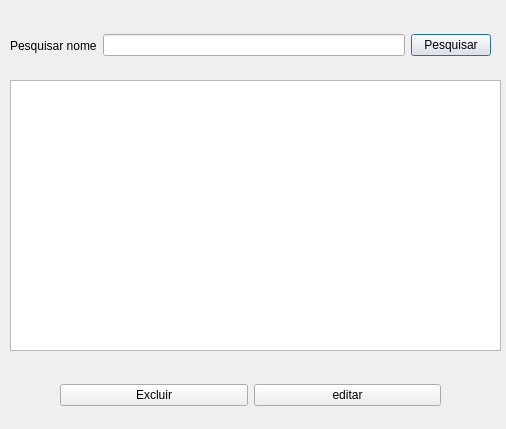
<?xml version="1.0" encoding="UTF-8"?>
<ui version="4.0">
 <class>fm_pesquisa</class>
 <widget class="QDialog" name="fm_pesquisa">
  <property name="geometry">
   <rect>
    <x>0</x>
    <y>0</y>
    <width>506</width>
    <height>429</height>
   </rect>
  </property>
  <property name="windowTitle">
   <string>Dialog</string>
  </property>
  <widget class="QTableWidget" name="tw_contatos">
   <property name="geometry">
    <rect>
     <x>10</x>
     <y>80</y>
     <width>491</width>
     <height>271</height>
    </rect>
   </property>
  </widget>
  <widget class="QWidget" name="">
   <property name="geometry">
    <rect>
     <x>10</x>
     <y>10</y>
     <width>481</width>
     <height>71</height>
    </rect>
   </property>
   <layout class="QHBoxLayout" name="horizontalLayout">
    <item>
     <widget class="QLabel" name="label">
      <property name="text">
       <string>Pesquisar nome</string>
      </property>
     </widget>
    </item>
    <item>
     <widget class="QLineEdit" name="txt_pesquisa"/>
    </item>
    <item>
     <widget class="QPushButton" name="btn_pesquisar">
      <property name="text">
       <string>Pesquisar</string>
      </property>
     </widget>
    </item>
   </layout>
  </widget>
  <widget class="QWidget" name="">
   <property name="geometry">
    <rect>
     <x>60</x>
     <y>370</y>
     <width>381</width>
     <height>51</height>
    </rect>
   </property>
   <layout class="QHBoxLayout" name="horizontalLayout_2">
    <item>
     <widget class="QPushButton" name="btn_excluir">
      <property name="text">
       <string>Excluir</string>
      </property>
     </widget>
    </item>
    <item>
     <widget class="QPushButton" name="btn_editar">
      <property name="text">
       <string>editar</string>
      </property>
     </widget>
    </item>
   </layout>
  </widget>
 </widget>
 <resources/>
 <connections/>
</ui>
